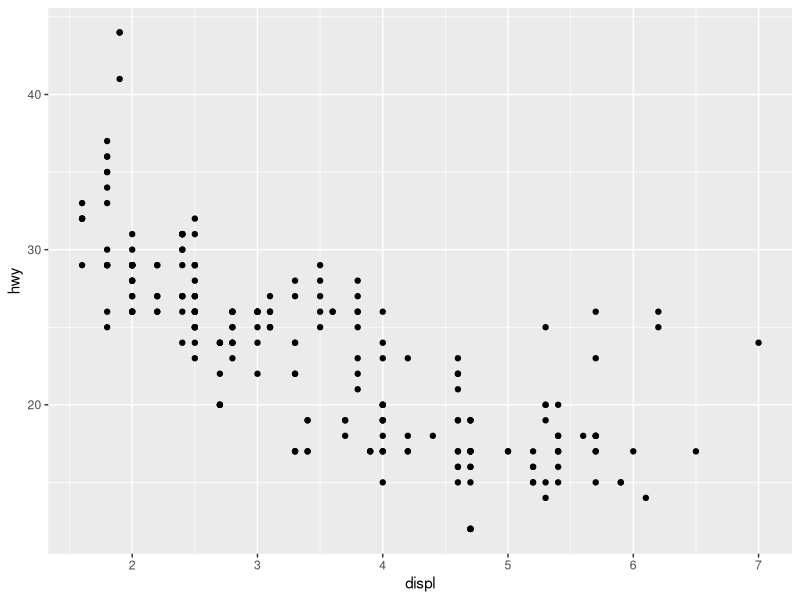
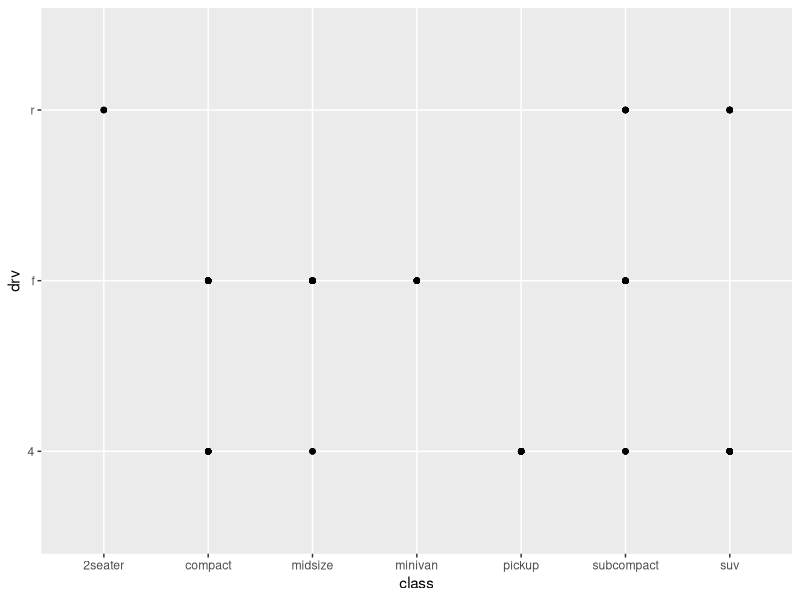
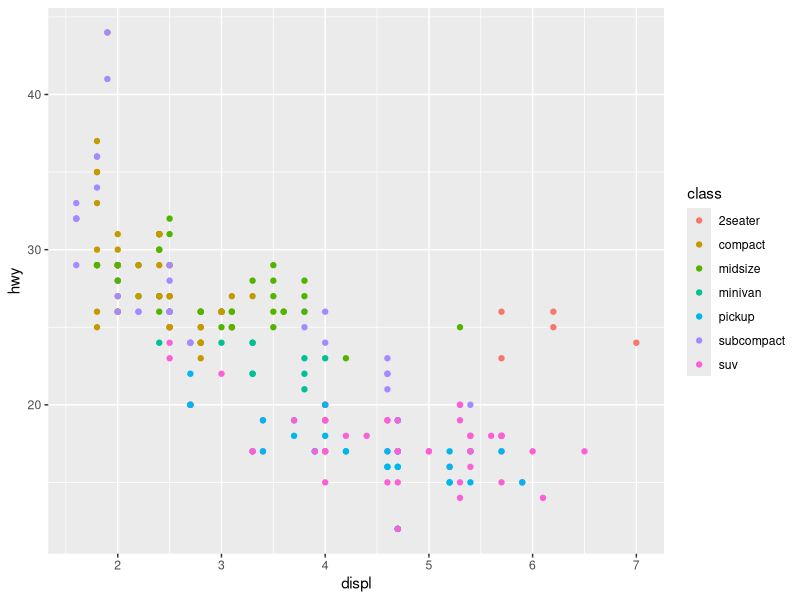
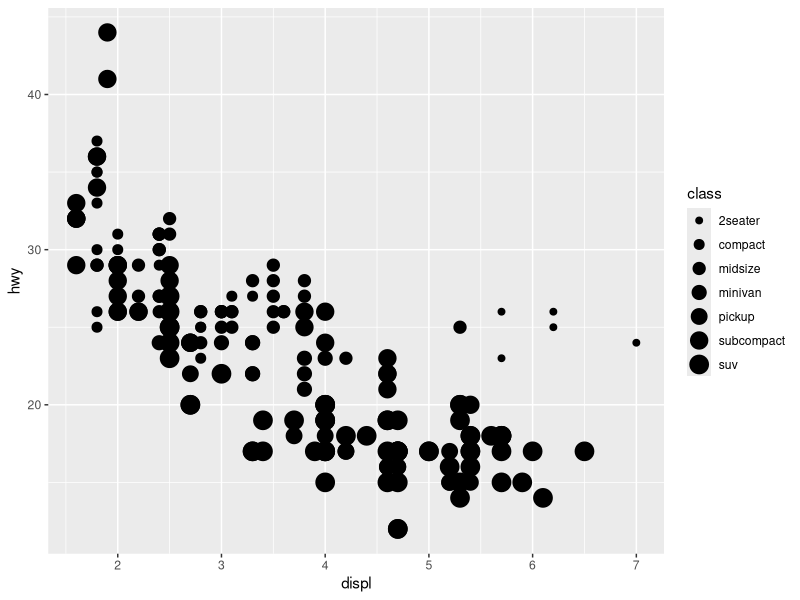
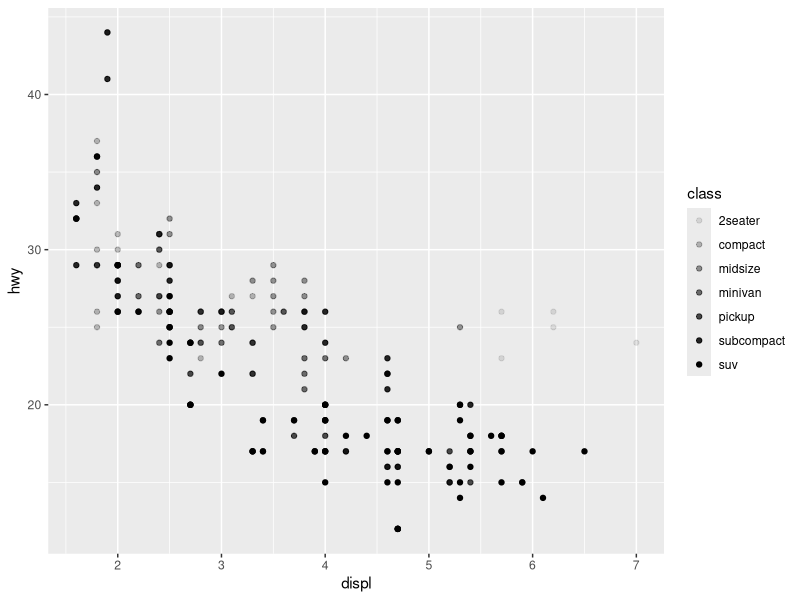
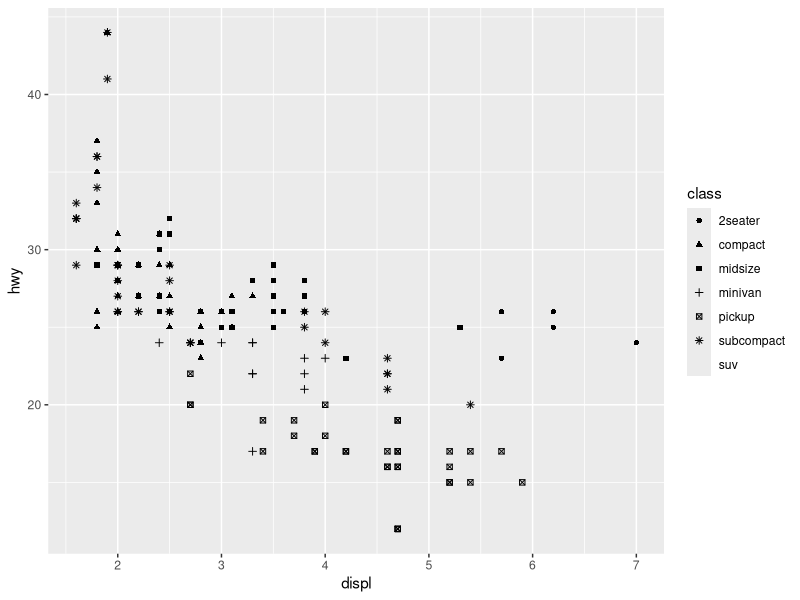
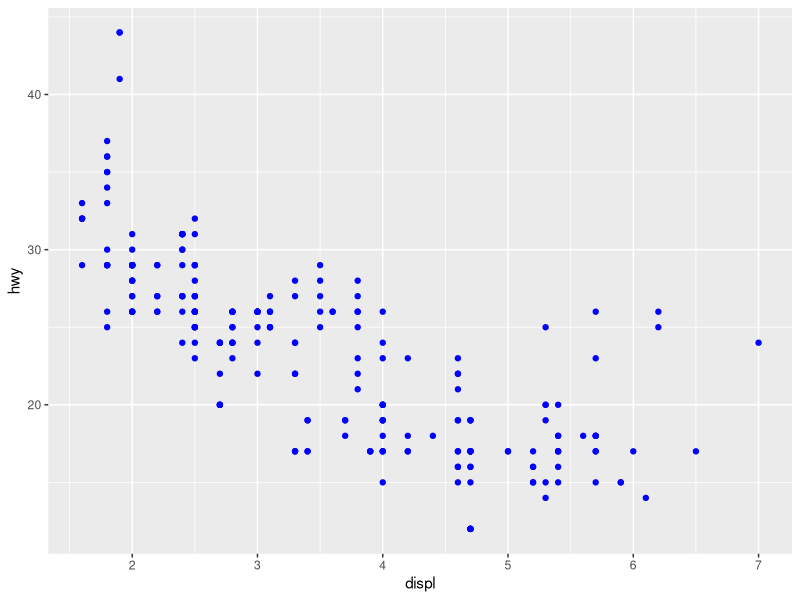
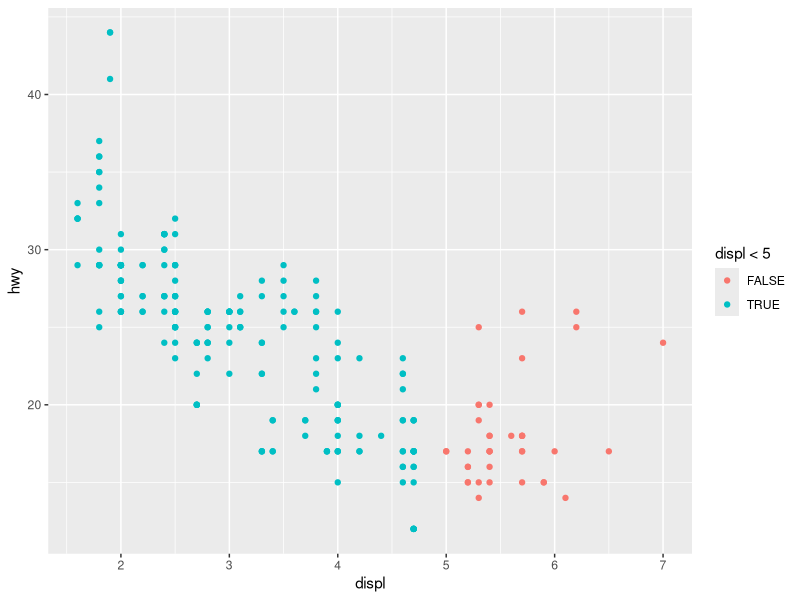

These charts were generated, in order, by the following R code: (Note: this script raises an error after producing the figures.)
library(tidyverse)
mpg
ggplot(data = mpg)+
  geom_point(mapping = aes(x=displ,y=hwy))

#Excersize
ggplot(data = mpg)+
  geom_point(mapping = aes(x=class,y=drv))

ggplot(data = mpg)+
  geom_point(mapping = aes(x=displ,y=hwy, color = class))


ggplot(data = mpg)+
  geom_point(mapping = aes(x=displ,y=hwy, size = class))

ggplot(data = mpg)+
  geom_point(mapping = aes(x=displ,y=hwy, alpha = class))

ggplot(data = mpg)+
  geom_point(mapping = aes(x=displ,y=hwy, shape = class))
  
ggplot(data = mpg)+
  geom_point(mapping = aes(x=displ,y=hwy), color = "blue")

#Logical statement as legend = True or False
ggplot(data = mpg)+
  geom_point(mapping = aes(x=displ,y=hwy, colour = displ < 5))
?geom_point

#Stroke = width of border
ggplot(mtcars, aes(wt, mpg)) +
  geom_point(shape = 21, colour = "black", fill = "white", size = 5, stroke = 1)

#Facets
ggplot(data = mpg)+
  geom_point(mapping = aes(x = displ, y = hwy))+
  facet_wrap(~ class, nrow = 3)


ggplot(data = mpg)+
  geom_point(mapping = aes(x = displ, y = hwy))+
  facet_grid(drv ~ cyl)

ggplot(data = mpg)+
  geom_point(mapping = aes(x = displ, y = hwy))+
  facet_grid(. ~ displ)

ggplot(data = mpg) + 
  geom_point(mapping = aes(x = displ, y = hwy))

ggplot(data = mpg) + 
  geom_smooth(mapping = aes(x = displ, y = hwy))

ggplot(data = mpg)+
  geom_smooth(mapping = aes(x = displ, y = hwy, linetype = drv))

ggplot(data = mpg)+
  geom_smooth(mapping = aes(x = displ, y = hwy, linetype = drv)) + 
  geom_point(aes(x = displ, y = hwy,col = drv))



ggplot(data = mpg) +
  geom_smooth(mapping = aes(x = displ, y = hwy))

ggplot(data = mpg) +
  geom_smooth(mapping = aes(x = displ, y = hwy, group = drv))

ggplot(data = mpg) +
  geom_smooth(
    mapping = aes(x = displ, y = hwy, color = drv),
    show.legend = FALSE
  )

ggplot(data = mpg, mapping = aes(x = displ, y = hwy)) + 
  geom_point(mapping = aes(color = class)) + 
  geom_smooth()


ggplot(data = mpg, mapping = aes(x = displ, y = hwy)) + 
  geom_point(mapping = aes(color = class)) +
  geom_smooth(data = filter(mpg, class == "suv"), se = F) + geom_smooth(data = filter(mpg, class == "2seater"), se = F) 



ggplot(data = mpg, mapping = aes(x = displ, y = hwy, color = drv)) + 
  geom_point() + 
  geom_smooth(se = FALSE)


ggplot(data = mpg, mapping = aes(x = displ, y = hwy)) + 
  geom_point() + 
  geom_smooth()

ggplot() + 
  geom_point(data = mpg, mapping = aes(x = displ, y = hwy)) + 
  geom_smooth(data = mpg, mapping = aes(x = displ, y = hwy))

ggplot(mpg, aes(x = displ, y = hwy, fill = drv)) +
  geom_point(color = "white", shape = 21, stroke = 2, size = 3)





ggplot(data = diamonds) + geom_bar(aes(x = cut))
demo <- tribble(
  ~cut,         ~freq,
  "Fair",       1610,
  "Good",       4906,
  "Very Good",  12082,
  "Premium",    13791,
  "Ideal",      21551
)
ggplot(data = demo) +
  geom_bar(mapping = aes(x = cut, y = freq), stat = "identity")


ggplot(data = demo) +
  geom_bar(mapping = aes(x = cut, y = freq))

ggplot(data = diamonds) +
  geom_bar(mapping = aes(x= cut, y= ..prop.., group =2))
ggplot(data = diamonds) + 
  geom_bar(mapping = aes(x = cut, fill = color, y = ..prop.., group=1))

ggplot(data = diamonds) + 
  geom_bar(mapping = aes(x= cut, colour = cut))


ggplot(data = diamonds) + 
  geom_bar(mapping = aes(x= cut, fill = cut))

ggplot(data = diamonds) +
  geom_bar(mapping = aes(x = cut, color = cut))

ggplot(data = diamonds) +
  geom_bar(mapping = aes(x = cut, fill = cut))

ggplot(data = diamonds) +
  geom_bar(mapping = aes(x = cut, fill = clarity))

plt <- ggplot(data = diamonds)
plt+ geom_bar(aes(x=cut,fill=clarity), alpha = 0.2,position = "identity")
plt + geom_bar(aes(x=cut), position =  "identity")

ggplot(data = diamonds, mapping = aes(x = cut, colour = clarity)) + 
  geom_bar(fill = NA, position = "identity")

ggplot(data = diamonds) + 
  geom_bar(mapping = aes(x = cut, fill = clarity), position = "fill")

ggplot(data = diamonds) + 
  geom_bar(mapping = aes(x=cut,fill = clarity), position = "dodge")

ggplot(data=mpg) + 
  geom_point(aes(x = displ, y = hwy), position = "jitter")

ggplot(data = mpg, mapping = aes(x = cty, y = hwy)) + 
  geom_point() +
  geom_jitter()

ggplot(data = mpg, mapping = aes(x = cty, y = hwy)) + 
  geom_point() +
  geom_count()

ggplot(data = mpg ) + 
  geom_boxplot(aes(x = class, y = displ))+ geom_jitter(width = 0.2)

p <- ggplot(mpg, aes(class, hwy))
p + geom_boxplot()
p + geom_boxplot(position = "jitter")

ggplot(data=mpg, mapping = aes(x = class, y = hwy)) +
  geom_boxplot()

ggplot(data=mpg, mapping = aes(x = class, y = hwy))+
  geom_boxplot()+coord_flip()

nz <- map_data("nz")
ggplot(nz, aes(long,lat,group = group))+
  geom_polygon(fill = "white", col = "black")

ggplot(nz, aes(long, lat, group = group)) +
  geom_polygon(fill = "white", colour = "black") +
  coord_quickmap()

bar <- ggplot(data = diamonds) + 
  geom_bar(
    mapping = aes(x = cut, fill = cut), 
    show.legend = FALSE,
    width = 1
  ) + 
  theme(aspect.ratio = 1) +
  labs(x = NULL, y = NULL)

bar + coord_flip()
bar + coord_polar()

ggplot(mpg, aes(factor(1), fill = cyl)) +
  geom_bar(width = 1) +
  coord_polar()


ggplot(mpg) +
  geom_bar(aes(factor(1), fill = factor(cyl)), width = 1) +theme(aspect.ratio = 1)+
  coord_polar()


ggplot(data = diamonds) + 
  geom_bar(mapping = aes(x = cut, fill = cut))+coord_polar()

ggplot(mpg, aes(factor(1), fill = factor(cyl))) +
  geom_bar(width = 1) +
  coord_polar(theta = 'y')

ggplot(data = mpg, mapping = aes(x = cty, y = hwy)) +
  geom_point() + 
  geom_abline() +
  coord_fixed()


nz <- map_data("nz")

nzmap <- ggplot(nz, aes(x = long, y = lat, group = group)) +
  geom_polygon(fill = "white", colour = "black")

nzmap + coord_map()
nzmap + coord_quickmap()


